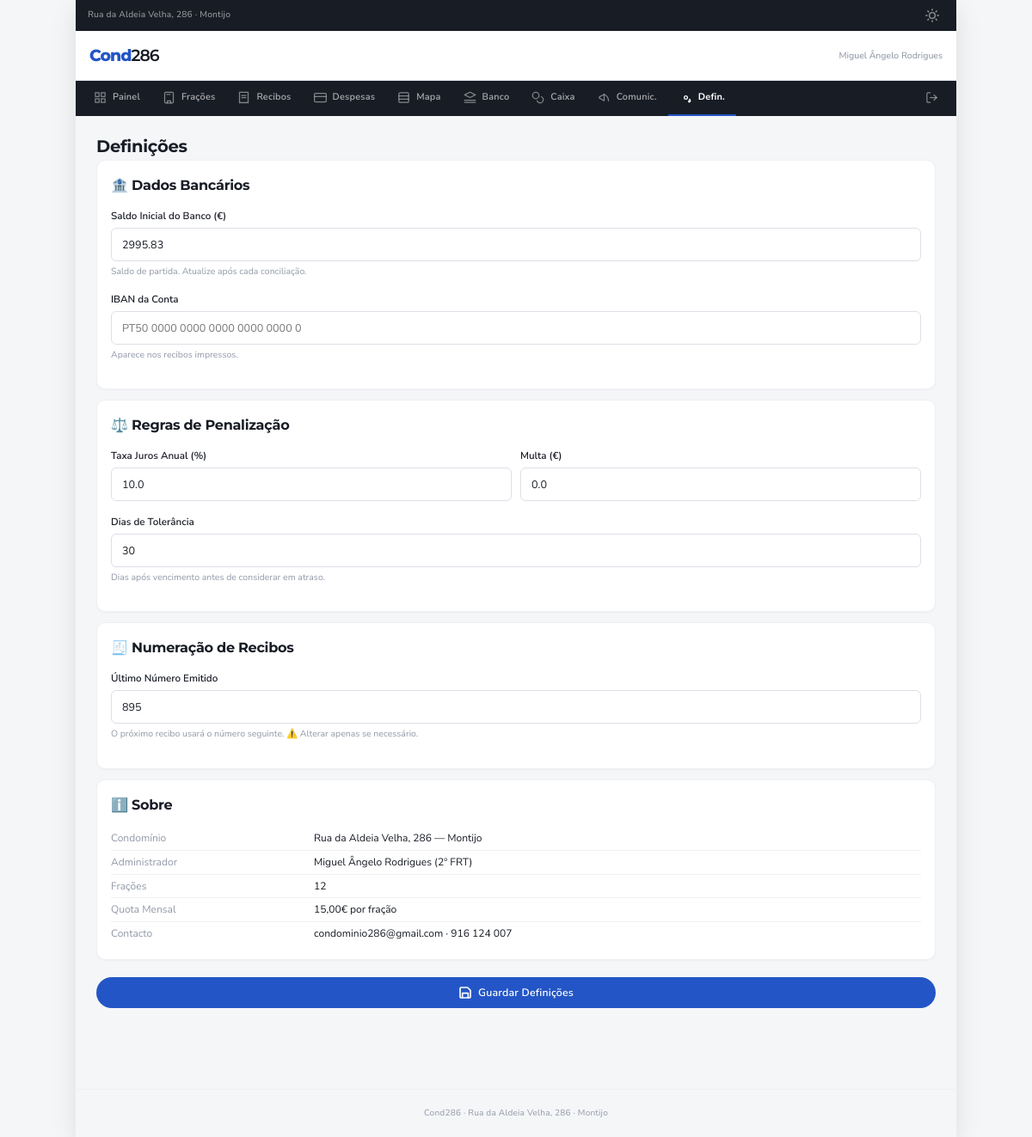
The app's page /settings (signed in) with its own data.
### app/models.py (models this page shows, shortened)
class User(UserMixin, db.Model):
    __tablename__ = 'users'
    id = db.Column(db.Integer, primary_key=True)
    email = db.Column(db.String(120), unique=True, nullable=False)
    password_hash = db.Column(db.String(256), nullable=False)
    nome = db.Column(db.String(200), nullable=False)
    funcao = db.Column(db.String(20), nullable=False, default='owner')  # 'admin' or 'owner'
    unidade_id = db.Column(db.Integer, db.ForeignKey('unidades.id'), nullable=True)
    criado_em = db.Column(db.DateTime, default=datetime.utcnow)
    unidade = db.relationship('Unidade', backref='user', uselist=False)
    def is_admin(self):
        return self.funcao == 'admin'

class Configuracao(db.Model):
    __tablename__ = 'configuracoes'
    id = db.Column(db.Integer, primary_key=True)
    chave = db.Column(db.String(100), unique=True, nullable=False)
    valor = db.Column(db.String(300))

### app/settings.py (the view, shortened to what this page needs)
@settings_bp.route('/settings', methods=['GET', 'POST'])
@login_required
@admin_required
def index():
    configuracoes = {}
    all_configs = Configuracao.query.all()
    for config in all_configs:
        configuracoes[config.chave] = config.valor
    return render_template('settings/index.html',
                           config=configuracoes,
                           format_currency=format_currency)

### app/models.py (called while the page is built)
@login_manager.user_loader
def load_user(user_id):
    return User.query.get(int(user_id))

### app/templates/settings/index.html
{% extends "base.html" %}
{% block content %}
<h1>Definições</h1>
<form method="POST">
    <div class="card">
        <h2 style="margin-bottom: 14px;">🏦 Dados Bancários</h2>
        <div class="form-group">
            <label class="form-label" for="saldo_inicial_banco">Saldo Inicial do Banco (€)</label>
            <input class="form-input text-mono" type="number" id="saldo_inicial_banco" name="saldo_inicial_banco" step="0.01" value="{{ config.get('saldo_inicial_banco', '2995.83') }}">
            <div class="form-hint">Saldo de partida. Atualize após cada conciliação.</div>
        </div>
        <div class="form-group">
            <label class="form-label" for="iban">IBAN da Conta</label>
            <input class="form-input text-mono" type="text" id="iban" name="iban" value="{{ config.get('iban', '') }}" placeholder="PT50 0000 0000 0000 0000 0000 0">
            <div class="form-hint">Aparece nos recibos impressos.</div>
        </div>
    </div>
    <div class="card">
        <h2 style="margin-bottom: 14px;">⚖️ Regras de Penalização</h2>
        <div class="form-row">
            <div class="form-group">
                <label class="form-label" for="taxa_juros">Taxa Juros Anual (%)</label>
                <input class="form-input" type="number" id="taxa_juros" name="taxa_juros" step="0.1" min="0" max="100" value="{{ config.get('taxa_juros', '10.0') }}">
            </div>
            <div class="form-group">
                <label class="form-label" for="multa_incumprimento">Multa (€)</label>
                <input class="form-input text-mono" type="number" id="multa_incumprimento" name="multa_incumprimento" step="0.01" min="0" value="{{ config.get('multa_incumprimento', '0.00') }}">
            </div>
        </div>
        <div class="form-group">
            <label class="form-label" for="dias_tolerancia">Dias de Tolerância</label>
            <input class="form-input" type="number" id="dias_tolerancia" name="dias_tolerancia" step="1" min="0" value="{{ config.get('dias_tolerancia', '30') }}">
            <div class="form-hint">Dias após vencimento antes de considerar em atraso.</div>
        </div>
    </div>
    <div class="card">
        <h2 style="margin-bottom: 14px;">🧾 Numeração de Recibos</h2>
        <div class="form-group">
            <label class="form-label" for="ultimo_numero_recibo">Último Número Emitido</label>
            <input class="form-input text-mono" type="number" id="ultimo_numero_recibo" name="ultimo_numero_recibo" step="1" min="0" value="{{ config.get('ultimo_numero_recibo', '895') }}">
            <div class="form-hint">O próximo recibo usará o número seguinte. ⚠️ Alterar apenas se necessário.</div>
        </div>
    </div>
    <div class="card">
        <h2 style="margin-bottom: 14px;">ℹ️ Sobre</h2>
        <table style="font-size: 0.86em; width: 100%;">
            <tr><td style="padding: 4px 0; color: var(--text-muted);">Condomínio</td><td style="padding: 4px 0;">Rua da Aldeia Velha, 286 — Montijo</td></tr>
            <tr><td style="padding: 4px 0; color: var(--text-muted);">Administrador</td><td style="padding: 4px 0;">Miguel Ângelo Rodrigues (2º FRT)</td></tr>
            <tr><td style="padding: 4px 0; color: var(--text-muted);">Frações</td><td style="padding: 4px 0;">12</td></tr>
            <tr><td style="padding: 4px 0; color: var(--text-muted);">Quota Mensal</td><td style="padding: 4px 0;">15,00€ por fração</td></tr>
            <tr><td style="padding: 4px 0; color: var(--text-muted);">Contacto</td><td style="padding: 4px 0;">condominio286@gmail.com · 916 124 007</td></tr>
        </table>
    </div>
    <button type="submit" class="btn btn-primary btn-block btn-lg" style="margin-top: 8px;">
        <svg width="16" height="16" viewBox="0 0 24 24" fill="none" stroke="currentColor" stroke-width="2.5" stroke-linecap="round" stroke-linejoin="round"><path d="M19 21H5a2 2 0 0 1-2-2V5a2 2 0 0 1 2-2h11l5 5v11a2 2 0 0 1-2 2Z"/><polyline points="17 21 17 13 7 13 7 21"/></svg>
        Guardar Definições
    </button>
</form>
{% endblock %}

### app/templates/base.html (shortened to what this page needs)
<!DOCTYPE html>
<html lang="pt" data-theme="light">
<head>
    <link rel="stylesheet" href="{{ url_for('static', filename='style.css') }}">
</head>
<body>
    <div class="app-container">
        {% if current_user.is_authenticated %}
        <div class="top-bar">
            <span>Rua da Aldeia Velha, 286 · Montijo</span>
            <button onclick="toggleTheme()" title="Alternar tema" aria-label="Alternar tema claro/escuro">
            </button>
        </div>
        <header class="app-header">
            <span class="app-logo">Cond<span>286</span></span>
            {% if current_user.is_admin() %}
            <span class="header-info">{{ current_user.nome[:25] }}</span>
            {% endif %}
        </header>
        <nav class="nav">
            <div class="nav-inner">
                {% if current_user.is_admin() %}
                <a href="{{ url_for('dashboard.index') }}" class="nav-item {% if request.endpoint == 'dashboard.index' %}active{% endif %}">
                    <svg width="15" height="15" viewBox="0 0 24 24" fill="none" stroke="currentColor" stroke-width="2" stroke-linecap="round" stroke-linejoin="round"><rect x="3" y="3" width="7" height="7"/><rect x="14" y="3" width="7" height="7"/><rect x="14" y="14" width="7" height="7"/><rect x="3" y="14" width="7" height="7"/></svg>
                    Painel
                </a>
                <a href="{{ url_for('units.list') }}" class="nav-item {% if request.endpoint and request.endpoint.startswith('units') %}active{% endif %}">
                    <svg width="15" height="15" viewBox="0 0 24 24" fill="none" stroke="currentColor" stroke-width="2" stroke-linecap="round" stroke-linejoin="round"><rect x="4" y="2" width="16" height="20" rx="2"/><path d="M9 22v-4h6v4"/><line x1="8" y1="6" x2="10" y2="6"/><line x1="12" y1="6" x2="14" y2="6"/></svg>
                    Frações
                </a>
                <a href="{{ url_for('receipts.list') }}" class="nav-item {% if request.endpoint and request.endpoint.startswith('receipts') %}active{% endif %}">
                    <svg width="15" height="15" viewBox="0 0 24 24" fill="none" stroke="currentColor" stroke-width="2" stroke-linecap="round" stroke-linejoin="round"><path d="M4 2v20l2-1 2 1 2-1 2 1 2-1 2 1 2-1 2 1V2Z"/><path d="M16 8H8"/><path d="M16 12H8"/></svg>
                    Recibos
                </a>
                <a href="{{ url_for('expenses.list') }}" class="nav-item {% if request.endpoint and request.endpoint.startswith('expenses') %}active{% endif %}">
                    <svg width="15" height="15" viewBox="0 0 24 24" fill="none" stroke="currentColor" stroke-width="2" stroke-linecap="round" stroke-linejoin="round"><rect x="1" y="4" width="22" height="16" rx="2"/><line x1="1" y1="10" x2="23" y2="10"/></svg>
                    Despesas
                </a>
                <a href="{{ url_for('map.index') }}" class="nav-item {% if request.endpoint == 'map.index' %}active{% endif %}">
                    <svg width="15" height="15" viewBox="0 0 24 24" fill="none" stroke="currentColor" stroke-width="2" stroke-linecap="round" stroke-linejoin="round"><rect x="3" y="3" width="18" height="18" rx="2"/><line x1="3" y1="9" x2="21" y2="9"/><line x1="3" y1="15" x2="21" y2="15"/></svg>
                    Mapa
                </a>
                <a href="{{ url_for('reconciliation.index') }}" class="nav-item {% if request.endpoint and request.endpoint.startswith('reconciliation') %}active{% endif %}">
                    <svg width="15" height="15" viewBox="0 0 24 24" fill="none" stroke="currentColor" stroke-width="2" stroke-linecap="round" stroke-linejoin="round"><path d="M12 2 2 7l10 5 10-5-10-5Z"/><path d="M2 17h20"/><path d="M2 21h20"/></svg>
                    Banco
                </a>
                <a href="{{ url_for('petty_cash.index') }}" class="nav-item {% if request.endpoint and request.endpoint.startswith('petty_cash') %}active{% endif %}">
                    <svg width="15" height="15" viewBox="0 0 24 24" fill="none" stroke="currentColor" stroke-width="2" stroke-linecap="round" stroke-linejoin="round"><circle cx="8" cy="8" r="6"/><path d="M18.09 10.37A6 6 0 1 1 10.34 18"/></svg>
                    Caixa
                </a>
                <a href="{{ url_for('announcements.index') }}" class="nav-item {% if request.endpoint and request.endpoint.startswith('announcements') %}active{% endif %}">
                    <svg width="15" height="15" viewBox="0 0 24 24" fill="none" stroke="currentColor" stroke-width="2" stroke-linecap="round" stroke-linejoin="round"><path d="M3 11l9-5v12l-9-5Z"/><path d="M12 6c4.5 2 8 6.5 8 12"/></svg>
                    Comunic.
                </a>
                <a href="{{ url_for('settings.index') }}" class="nav-item {% if request.endpoint == 'settings.index' %}active{% endif %}">
                    <svg width="15" height="15" viewBox="0 0 24 24" fill="none" stroke="currentColor" stroke-width="2" stroke-linecap="round" stroke-linejoin="round"><circle cx="12" cy="12" r="3"/><path d="M19.4 15a1.65 1.65 0 0 0 .33 1.82l.06.06a2 2 0 0 1-2.83 2.83Z"/></svg>
                    Defin.
                </a>
                {% endif %}
                <a href="{{ url_for('auth.logout') }}" class="nav-item" style="margin-left: auto;">
                    <svg width="15" height="15" viewBox="0 0 24 24" fill="none" stroke="currentColor" stroke-width="2" stroke-linecap="round" stroke-linejoin="round"><path d="M9 21H5a2 2 0 0 1-2-2V5a2 2 0 0 1 2-2h4"/><polyline points="16 17 21 12 16 7"/><line x1="21" y1="12" x2="9" y2="12"/></svg>
                </a>
            </div>
        </nav>
        {% endif %}
        <main class="content">
            {% block content %}{% endblock %}
        </main>
        <footer class="app-footer">
            <p>Cond286 · Rua da Aldeia Velha, 286 · Montijo</p>
        </footer>
    </div>
</body>
</html>

### records on screen
User: nome "Miguel Ângelo Rodrigues"
Configuracao: saldo_inicial_banco "2995.83"
Configuracao: taxa_juros "10.0"
Configuracao: multa_incumprimento "0.0"
Configuracao: dias_tolerancia "30"
Configuracao: ultimo_numero_recibo "895"
